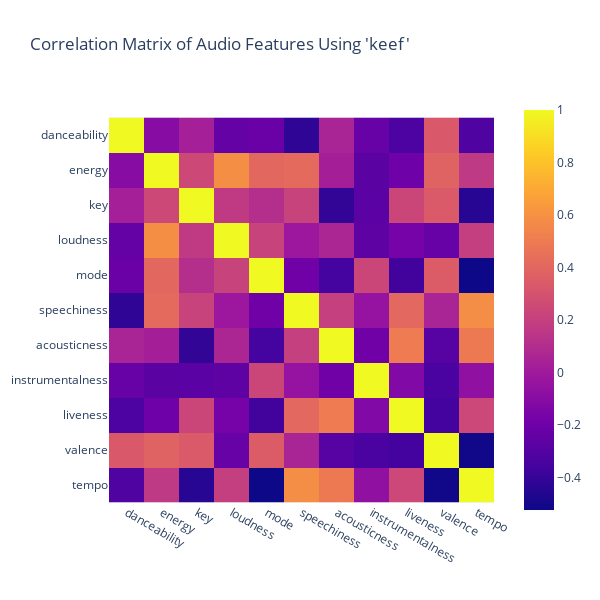

Source (notebook cell):
### Markdown cell above
Just because I was curious, I checked if there were similar trends for the `keef` and `covers` dataframes. The `keef` dataframe didn't necessarily show as much of a correlation for most intersections of audio features, with the strongest correlation unsurprisi. The `covers` correlation matrix, however, did also show higher correlations for `loudness` & `energy` as well as `energy` and `mode`.

### Code cell
correlation_matrix = keef.corr(numeric_only=True)
fig = px.imshow(correlation_matrix,
               title="Correlation Matrix of Audio Features Using 'keef'")
fig.update_layout(width=600, height=600)
fig.show()

### Figure 1 — Plotly figure (JSON) as saved in the notebook; plotly's stock layout.template omitted (floating-point values rounded to 4 significant figures)
{"data": [{"coloraxis": "coloraxis", "hovertemplate": "x: %{x}<br>y: %{y}<br>color: %{z}<extra></extra>", "name": "0", "type": "heatmap", "x": ["danceability", "energy", "key", "loudness", "mode", "speechiness", "acousticness", "instrumentalness", "liveness", "valence", "tempo"], "xaxis": "x", "y": ["danceability", "energy", "key", "loudness", "mode", "speechiness", "acousticness", "instrumentalness", "liveness", "valence", "tempo"], "yaxis": "y", "z": [[1, -0.1006, 0.0273, -0.2354, -0.2178, -0.427, 0.05074, -0.2285, -0.3267, 0.3273, -0.3223], [-0.1006, 1, 0.2498, 0.5872, 0.4043, 0.4161, 0.02265, -0.273, -0.2016, 0.3799, 0.1667], [0.0273, 0.2498, 1, 0.1708, 0.1075, 0.2184, -0.4148, -0.2778, 0.2342, 0.3349, -0.4489], [-0.2354, 0.5872, 0.1708, 1, 0.2171, -0.01495, 0.06197, -0.2629, -0.1734, -0.2327, 0.1947], [-0.2178, 0.4043, 0.1075, 0.2171, 1, -0.1984, -0.3575, 0.235, -0.3679, 0.3487, -0.5245], [-0.427, 0.4161, 0.2184, -0.01495, -0.1984, 1, 0.2002, -0.04581, 0.4085, 0.04983, 0.5811], [0.05074, 0.02265, -0.4148, 0.06197, -0.3575, 0.2002, 1, -0.1967, 0.5013, -0.2896, 0.4926], [-0.2285, -0.273, -0.2778, -0.2629, 0.235, -0.04581, -0.1967, 1, -0.1265, -0.3379, -0.06586], [-0.3267, -0.2016, 0.2342, -0.1734, -0.3679, 0.4085, 0.5013, -0.1265, 1, -0.3624, 0.2426], [0.3273, 0.3799, 0.3349, -0.2327, 0.3487, 0.04983, -0.2896, -0.3379, -0.3624, 1, -0.5162], [-0.3223, 0.1667, -0.4489, 0.1947, -0.5245, 0.5811, 0.4926, -0.06586, 0.2426, -0.5162, 1]]}], "layout": {"coloraxis": {"colorscale": [[0, "#0d0887"], [0.1111, "#46039f"], [0.2222, "#7201a8"], [0.3333, "#9c179e"], [0.4444, "#bd3786"], [0.5556, "#d8576b"], [0.6667, "#ed7953"], [0.7778, "#fb9f3a"], [0.8889, "#fdca26"], [1, "#f0f921"]]}, "height": 600, "title": {"text": "Correlation Matrix of Audio Features Using 'keef'"}, "width": 600, "xaxis": {"anchor": "y", "autorange": true, "constrain": "domain", "domain": [0, 1], "range": [-0.5, 10.5], "scaleanchor": "y", "type": "category"}, "yaxis": {"anchor": "x", "autorange": true, "constrain": "domain", "domain": [0.04167, 0.9583], "range": [10.5, -0.5], "type": "category"}}}
